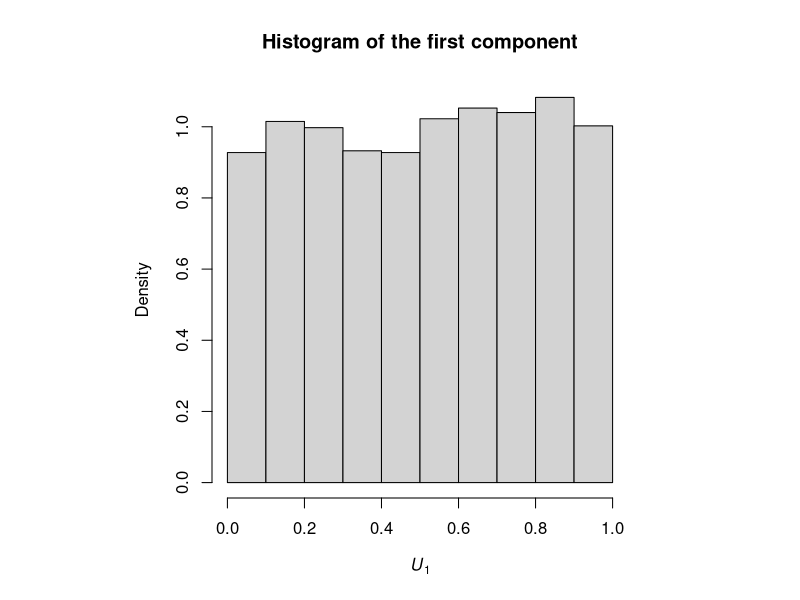
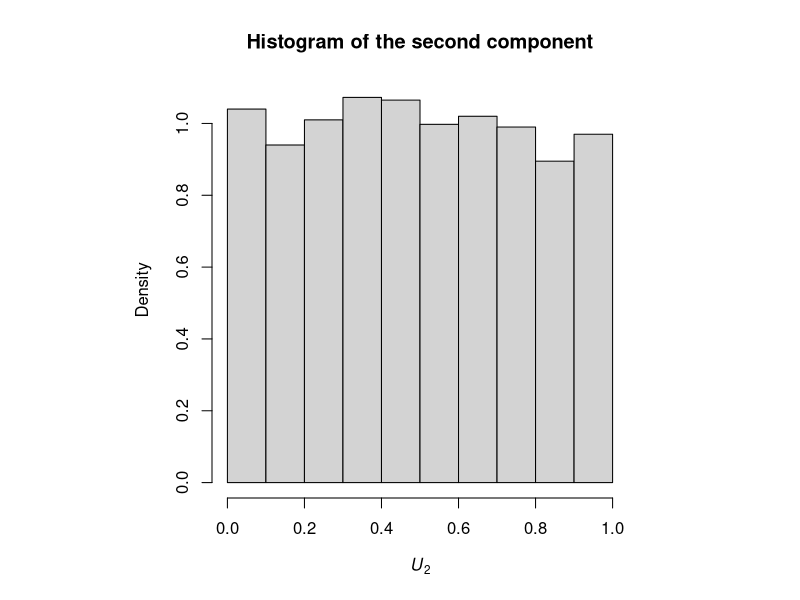
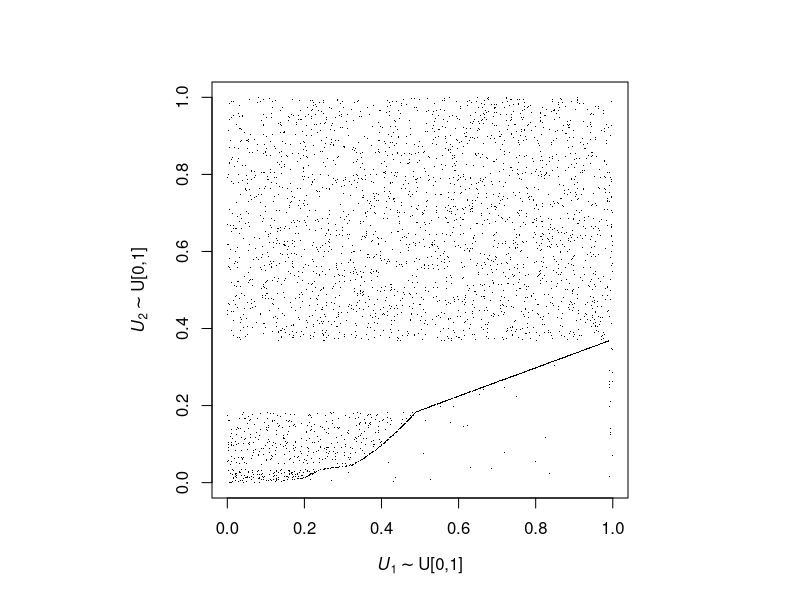
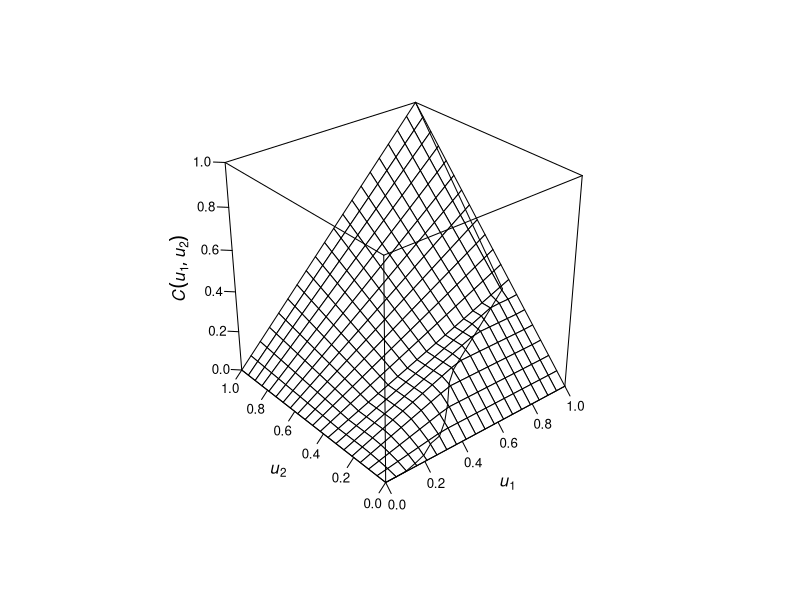
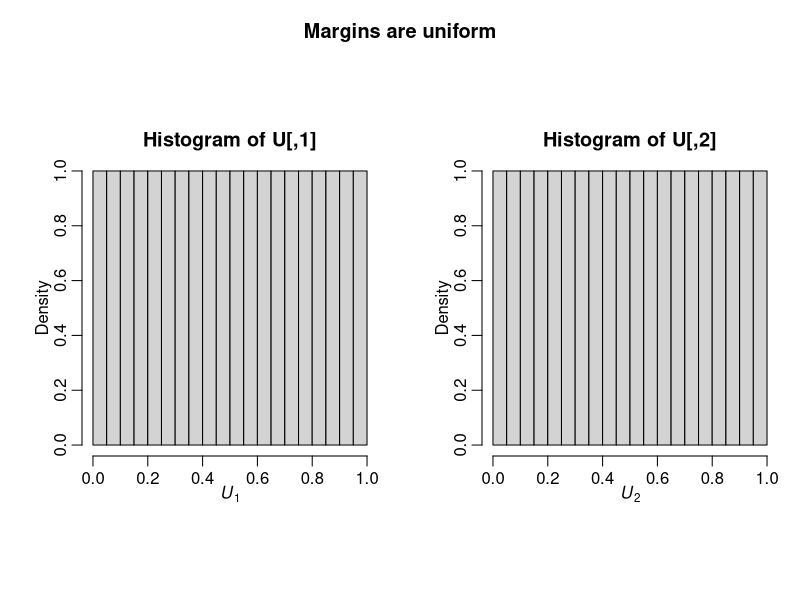
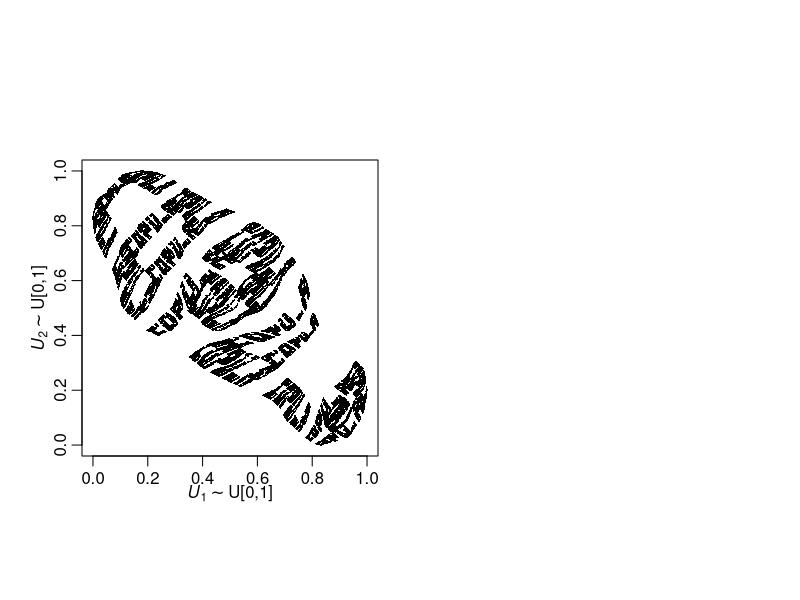
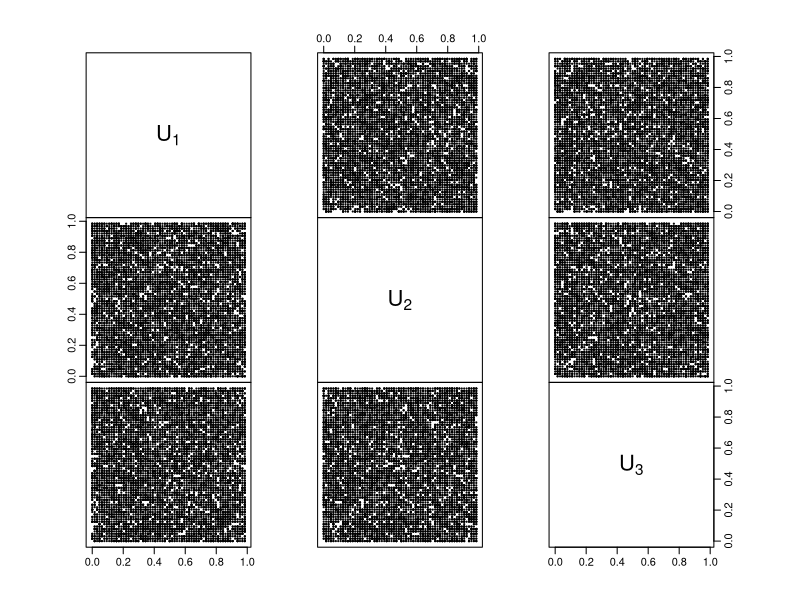
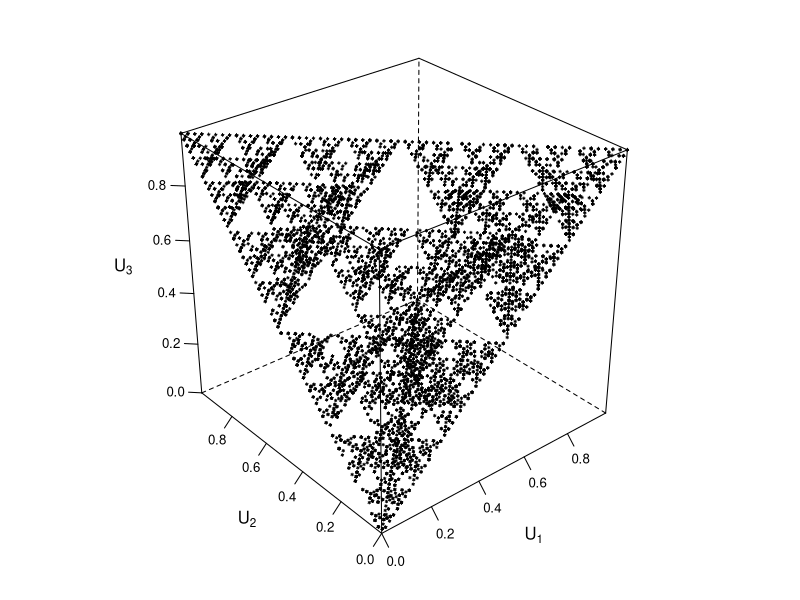

The R script that drew these images, in order:
## ---- chunk 1
## lower resolution - less size  (default dpi = 72):
knitr::opts_chunk$set(dpi = 48)
## ---- chunk 2
Lambda <- function(t) pmax(log(t), 0)
LambdaInv <- function(t) (t != 0)*exp(t) ## <=>  ifelse(t == 0, 0, exp(t))
## ---- chunk 3
M1 <- function(t) 0.01*t
M1Inv <- function(t) t/0.01

M2 <- function(t) {
    f <- function(t.) {
        ct <- ceiling(t.)
        if(ct %% 2) t. - (ct-1)/2 else ct/2
    }
    unlist(lapply(t, f))
}
M2Inv <- function(t) {
    f <- function(t.) {
        if(t. == 0) return(0)
        t. + ceiling(t) - 1
    }
    unlist(lapply(t, f))
}
## ---- chunk 4
S1 <- function(t, H) exp(-(M1(t) + Lambda(t)*(1-exp(-H))))
S1Inv <- function(u, H, upper=1e6) unlist(lapply(u, function(u.)
    uniroot(function(x) S1(x,H=H)-u., interval=c(0, upper))$root))
S2 <- function(t, H) exp(-(M2(t) + Lambda(t)*(1-exp(-H))))
S2Inv <- function(u, H, upper=1e6) unlist(lapply(u, function(u.)
    uniroot(function(x) S2(x,H=H)-u., interval=c(0, upper))$root))
## ---- chunk 5
p1 <- function(t, k, H) exp(-M1(t)-H*k)
p1Inv <- function(u, k, H, upper=1e6) unlist(lapply(u, function(u.)
    uniroot(function(x) p1(x,k=k,H=H)-u., interval=c(0, upper))$root))
p2 <- function(t, k, H) exp(-M2(t)-H*k)
p2Inv <- function(u, k, H, upper=1e6) unlist(lapply(u, function(u.)
    uniroot(function(x) p2(x,k=k,H=H)-u., interval=c(0, upper))$root))
## ---- chunk 6
p <- function(t, k, H, I, p1, p2){
    if((lI <- length(I)) == 0){
        stop("error in p")
    }else if(lI==1){
        if(I==1) p1(t, k=k, H=H) else p2(t, k=k, H=H)
    }else{ # lI == 2
        c(p1(t, k=k, H=H), p2(t, k=k, H=H))
    }
}
pInv <- function(u, k, H, I, p1Inv, p2Inv){
    if((lI <- length(I)) == 0){
        stop("error in pInv")
    }else if(lI==1){
        if(I==1) p1Inv(u, k=k, H=H) else p2Inv(u, k=k, H=H)
    }else{ # lI == 2
        c(p1Inv(u[1], k=k, H=H), p2Inv(u[2], k=k, H=H))
    }
}
## ---- chunk 7
C <- function(u, H, Lambda, S1Inv, S2Inv) {
    if(all(u == 0)) 0 else
    u[1]*u[2] * exp(expm1(-H)^2 * Lambda(min(S1Inv(u[1],H), S2Inv(u[2],H))))
}
## ---- chunk 8
s.comp <- function(u1, H, S1Inv, S2){
    if(u1 == 0) 0 else S2 (S1Inv(u1,H), H)
}
## ---- chunk 9
rC1 <- function(H, LambdaInv, S1, S2, p1, p2, p1Inv, p2Inv) {
    d <- 2 # dim = 2
    ## (1)
    U <- runif(d) # for determining the default times of all components
    ## (2) -- t_{h,0} := initial value for the occurrence of the homogeneous
    ##                   Poisson process with unit intensity
    t_h <- 0
    t <- 0 # t_0; initial value for the occurrence of the jump process
    k <- 1 # indices for the sets I
    I_ <- list(1:d) # I_k; indices for which tau has to be determined
    tau <- rep(Inf,d) # in the beginning, set all default times to Inf (= "no default")
    ## (3)
    repeat{
        ## (4)
        ## k-th occurrence of a homogeneous Poisson process with unit intensity:
        t_h[k] <- rexp(1) + if(k == 1) 0 else t_h[k-1]
        ## k-th occ. of non-homogeneous Poisson proc. with integrated rate function Lambda:
        t[k] <- LambdaInv(t_h[k])
        ## (5)
        pvec <- p(t[k], k=k, H=H, I=c(1,2), p1=p1, p2=p2) # c(p_1(t_k), p_2(t_k))
        I. <- (1:d)[U >= pvec] # determine all i in I
        I <- intersect(I., I_[[k]]) # determine I
        ## (6)--(10)
        if(length(I) > 0){
            default.at.t <- U[I] <= p(t[k], k=k-1, H=H, I=I, p1=p1, p2=p2)
            tau[I[default.at.t]] <- t[k]
            Ic <- I[!default.at.t] # I complement
            if(length(Ic) > 0) tau[Ic] <- pInv(U[Ic], k=k-1, H=H, I=Ic,
                                               p1Inv=p1Inv, p2Inv=p2Inv)
        }
        ## (11) --  define I_{k+1} := I_k \ I
        I_[[k+1]] <- setdiff(I_[[k]], I)
        ## (12)
        if(length(I_[[k+1]]) == 0) break else k <- k+1
    }
    ## (14)
    c(S1(tau[1], H=H), S2(tau[2], H=H))
}
## ---- chunk 10
rC <- function(n, H, LambdaInv, S1, S2, p1, p2, p1Inv, p2Inv){
    mat <- t(sapply(rep(H, n), rC1, LambdaInv=LambdaInv, S1=S1, S2=S2,
                    p1=p1, p2=p2, p1Inv=p1Inv, p2Inv=p2Inv))
    row.names(mat) <- NULL
    mat
}

## Generate copula data
n <- 2e4  # <<< use for niceness
n <- 4000 # (rather use to decrease *.html and final package size)
H <- 10
set.seed(271)
U <- rC(n, H=H, LambdaInv=LambdaInv, S1=S1, S2=S2, p1=p1, p2=p2, p1Inv=p1Inv, p2Inv=p2Inv)

## Check margins of U
par(pty="s")
hist(U[,1], probability=TRUE, main="Histogram of the first component",
     xlab=expression(italic(U[1])))
hist(U[,2], probability=TRUE, main="Histogram of the second component",
     xlab=expression(italic(U[2])))

## Plot U (copula sample)
plot(U, pch=".", xlab=expression(italic(U[1])%~%~"U[0,1]"),
               , ylab=expression(italic(U[2])%~%~"U[0,1]"))
## ---- chunk 11
require(lattice)
wf.plot <- function(grid, val.grid, s.comp, val.s.comp, Lambda, S1Inv, S2Inv){
    wireframe(val.grid ~ grid[,1]*grid[,2], xlim=c(0,1), ylim=c(0,1), zlim=c(0,1),
              aspect=1, scales = list(arrows=FALSE, col=1), # remove arrows
              par.settings= list(axis.line = list(col="transparent"), # remove global box
                                 clip = list(panel="off")),
              pts = cbind(s.comp, val.s.comp), # <- add singular component
              panel.3d.wireframe = function(x, y, z, xlim, ylim, zlim, xlim.scaled,
                                            ylim.scaled, zlim.scaled, pts, ...) {
                  panel.3dwire(x=x, y=y, z=z, xlim=xlim, ylim=ylim, zlim=zlim,
                               xlim.scaled=xlim.scaled, ylim.scaled=ylim.scaled,
                               zlim.scaled=zlim.scaled, ...)
                  xx <- xlim.scaled[1]+diff(xlim.scaled)*(pts[,1]-xlim[1])/diff(xlim)
                  yy <- ylim.scaled[1]+diff(ylim.scaled)*(pts[,2]-ylim[1])/diff(ylim)
                  zz <- zlim.scaled[1]+diff(zlim.scaled)*(pts[,3]-zlim[1])/diff(zlim)
                  panel.3dscatter(x=xx, y=yy, z=zz, xlim=xlim, ylim=ylim, zlim=zlim,
                                  xlim.scaled=xlim.scaled, ylim.scaled=ylim.scaled,
                                  zlim.scaled=zlim.scaled, type="l", col=1, ...)
              },
              xlab = expression(italic(u[1])),
              ylab = expression(italic(u[2])),
              zlab = list(expression(italic(C(u[1],u[2]))), rot=90))
}

## Copula plot with singular component
u <- seq(0, 1, length.out=20) # grid points per dimension
grid <- expand.grid(u1=u, u2=u) # grid
val.grid <- apply(grid, 1, C, H=H, Lambda=Lambda, S1Inv=S1Inv, S2Inv=S2Inv) # copula values on grid
s.comp <- cbind(u, sapply(u, s.comp, H=H, S1Inv=S1Inv, S2=S2)) # pairs (u1, u2) on singular component
val.s.comp <- apply(s.comp, 1, C, H=H, Lambda=Lambda, S1Inv=S1Inv, S2Inv=S2Inv) # corresponding z-values
wf.plot(grid=grid, val.grid=val.grid, s.comp=s.comp, val.s.comp=val.s.comp,
        Lambda=Lambda, S1Inv=S1Inv, S2Inv=S2Inv)
## ---- chunk 12
IFS <- local({ ## Using `local`, so `n` is part of IFS
    n <- 23
    list(function(x) c(3*x[1]/n,      x[2]/4),
         function(x) c(-(x[2]-1)/n,   x[1]/2+1/4),
         function(x) c(3*x[1]/n,      x[2]/4+3/4),
         function(x) c((3*x[1]+4)/n,  x[2]/4),
         function(x) c(-(x[2]-5)/n,   x[1]/2+1/4),
         function(x) c((3*x[1]+4)/n,  x[2]/4+3/4),
         function(x) c(-(x[2]-7)/n,   x[1]/2+1/4),
         function(x) c(-x[2]/n+9/n,   3*x[1]/4),
         function(x) c((3*x[1]+8)/n,  x[2]/4+3/4),
         function(x) c(x[1]/n+10/n,   x[2]/8+1/2+1/8),
         function(x) c(2*x[1]/n+9/n,  x[2]/4+1/4+1/8),
         function(x) c(-x[2]/n+13/n,  (3*x[1]+1)/4),
         function(x) c((3*x[1]+12)/n, x[2]/4),
         function(x) c((3*x[1]+12)/n, x[2]/4),
         function(x) c(-x[2]/n+15/n,  (3*x[1]+1)/4),
         function(x) c((3*x[1]+16)/n, x[2]/4),
         function(x) c(-(x[2]-21)/n,  3*x[1]/4),
         function(x) c((3*x[1]+20)/n, x[2]/4+3/4),
         function(x) c((x[1]+21)/n,   x[2]/4+1/4+1/8),
         function(x) c(-(x[2]-23)/n,  3*x[1]/4))
})
## ---- chunk 13
B <- 20 # replications
n.steps <- 20000 # number of steps
AA <- vector("list", length=B)
set.seed(271)
for(i in 1:B) {
    ind <- sample(length(IFS), size=n.steps, replace=TRUE) # (randomly) 'bootstrap' functions
    res <- matrix(0, nrow=n.steps+1, ncol=2) # result matrix (for each i)
    pt <- c(0, 0) # initial point
    for(r in seq_len(n.steps)) {
        res[r+1,] <- IFS[[ind[r]]](pt) # evaluate randomly chosen functions at pt
        pt <- res[r+1,] # redefine point
    }
    AA[[i]] <- res # keep this matrix
}

A <- do.call(rbind, AA) # rbind (n.steps+1, 2)-matrices
n <- nrow(A)
stopifnot(ncol(A) == 2, n == B*(n.steps+1)) # sanity check
## ---- chunk 14
phi <- -pi/4
X <- cbind(cos(phi)*A[,1] - sin(phi)*A[,2]/3,
           sin(phi)*A[,1] + cos(phi)*A[,2]/3)
stopifnot(identical(dim(X), dim(A)))
## ---- chunk 15
U <- apply(X, 2, function(x) ecdf(x)(x))
## Prove equivalence:
stopifnot(all.equal(U,
                    apply(X, 2, rank, ties.method="max") / n,
                    tolerance = 1e-14))
## ---- chunk 16
par(pty="s")
sfsmisc::mult.fig(mfcol = c(1,2), main = "Margins are uniform")
hist(U[,1], probability=TRUE, main="Histogram of U[,1]", xlab=quote(italic(U[1])))
hist(U[,2], probability=TRUE, main="Histogram of U[,2]", xlab=quote(italic(U[2])))
## ---- chunk 17
par(pty="s")
plot(U, pch=".", xlab = quote(italic(U[1]) %~% ~ "U[0,1]"),
     asp = 1,    ylab = quote(italic(U[2]) %~% ~ "U[0,1]"))
## ---- chunk 18
library(abind) # for merging arrays via abind()
library(lattice) # for cloud()
library(sfsmisc) # for polyn.eval()
## ---- chunk 19
##' @title Generate samples from the Sierpinski tetrahedron
##' @param n sample size
##' @param N digits in the base-2 expansion
##' @return (n, 3)-matrix
##' @author Marius Hofert
rSierpinskyTetrahedron <- function(n, N)
{
    stopifnot(n >= 1, N >= 1)
    ## Build coefficients in the base-2 expansion
    U12coeff <- array(sample(0:1, size = 2*n*N, replace = TRUE),
                      dim = c(2, n, N), dimnames = list(U12 = c("U1", "U2"),
                                                        sample = 1:n,
                                                        base2digit = 1:N)) # (2, n, N)-array
    U3coeff <- apply(U12coeff, 2:3, function(x) sum(x) %% 2) # (n, N)-matrix
    Ucoeff <- abind(U12coeff, U3 = U3coeff, along = 1)
    ## Convert to U's
    t(apply(Ucoeff, 1:2, function(x)
        polyn.eval(coef = rev(x), x = 2))/2^N) # see sfsmisc::bi2int
}
## ---- chunk 20
set.seed(271)
U <- rSierpinskyTetrahedron(1e4, N = 6)
## ---- chunk 21
pairs(U, gap = 0, cex = 0.25, col = "black",
      labels = as.expression( sapply(1:3, function(j) bquote(U[.(j)])) ))
## ---- chunk 22
cloud(U[,3] ~ U[,1] * U[,2], cex = 0.25, col = "black", zoom = 1,
      scales = list(arrows = FALSE, col = "black"), # ticks instead of arrows
      par.settings = list(axis.line = list(col = "transparent"), # to remove box
                          clip = list(panel = "off"),
                          standard.theme(color = FALSE)),
      xlab = expression(U[1]), ylab = expression(U[2]), zlab = expression(U[3]))
## ---- chunk 23
print(sessionInfo(), locale=FALSE)
